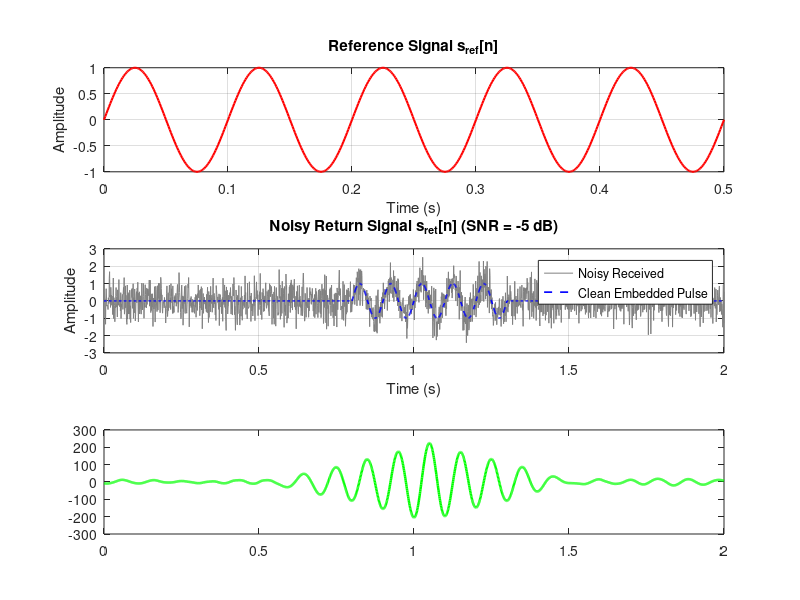

Reproduce this figure in MATLAB. (Note: this script raises an error after producing the figure.)
%% Parameters
fs = 1000;                      % Sampling frequency (1 kHz)
dt = 1/fs;

% 1. Reference Signal (0.5 s pulse)
t_ref = 0:dt:0.5;
fc_ref = 10;                    % 10 Hz tone
signal_ref = sin(2 * pi * fc_ref * t_ref);

% 2. Clean Return Signal with Delay
t_ret = 0:dt:2;                 % 2-second listening window
signal_ret_clean = zeros(size(t_ret));
delay_time = 0.8;               % Pulse arrival at 0.8 seconds
delay_idx = round(delay_time * fs) + 1;

% Insert reference signal at the delay point
signal_ret_clean(delay_idx : delay_idx + length(signal_ref) - 1) = signal_ref;

% 3. Add Noise
snr_db = -5;                    % Signal buried in noise
signal_ret_noisy = awgn(signal_ret_clean, snr_db, 'measured');

% 4. Matched Filter
h = fliplr(signal_ref);
y = conv(signal_ret_noisy, h, 'same');
output = (y);

%% Visualization
figure('Position', [100, 100, 800, 700]);

subplot(3, 1, 1);
plot(t_ref, signal_ref, 'r', 'LineWidth', 1.5);
title('Reference Signal s_{ref}[n]');
xlabel('Time (s)'); ylabel('Amplitude'); grid on;

subplot(3, 1, 2);
plot(t_ret, signal_ret_noisy, 'Color', [0.5 0.5 0.5]);
hold on;
plot(t_ret, signal_ret_clean, 'b--', 'LineWidth', 1.2);
title(sprintf('Noisy Return Signal s_{ret}[n] (SNR = %d dB)', snr_db));
xlabel('Time (s)'); ylabel('Amplitude');
legend('Noisy Received', 'Clean Embedded Pulse', 'Location', 'northeast');
grid on;

subplot(3, 1, 3);
plot(t_ret, output, 'g', 'LineWidth', 1.8);
hold on;
xline(delay_time + 0.25, 'r--', 'Expected Peak Center', 'LineWidth', 1.2);
title('Matched Filter Output |y[n]|');
xlabel('Time (s)'); ylabel('Magnitude'); grid on;

%% Ensure Output Directory Exists
if ~exist('Signal', 'dir')
    mkdir('Signal');
end

%% Export Signal 1: Reference Signal (.coe)
BITS = 16;
s1_norm = signal_ref / max(abs(signal_ref));
s1_int = round(s1_norm * (2^(BITS-1) - 1));

s1_hex = cell(length(s1_int), 1);
for i = 1:length(s1_int)
    val = s1_int(i);
    if val < 0
        val = val + 2^BITS;
    end
    s1_hex{i} = dec2hex(val, 4); % 16-bit word represented as 4 hex digits
end

fid1 = fopen(fullfile('Signal', 'Signal_ref.coe'), 'w');
fprintf(fid1, 'memory_initialization_radix=16;\n');
fprintf(fid1, 'memory_initialization_vector=\n');
for i = 1:length(s1_hex)-1
    fprintf(fid1, '%s,\n', s1_hex{i});
end
fprintf(fid1, '%s;\n', s1_hex{end});
fclose(fid1);

%% Export Signal 2: Noisy Return Signal (.coe)
s2_norm = signal_ret_noisy / max(abs(signal_ret_noisy));
s2_int = round(s2_norm * (2^(BITS-1) - 1));

s2_hex = cell(length(s2_int), 1);
for i = 1:length(s2_int)
    val = s2_int(i);
    if val < 0
        val = val + 2^BITS;
    end
    s2_hex{i} = dec2hex(val, 4); % 16-bit word represented as 4 hex digits
end

fid2 = fopen(fullfile('Signal', 'Signal_ret_noisy.coe'), 'w');
fprintf(fid2, 'memory_initialization_radix=16;\n');
fprintf(fid2, 'memory_initialization_vector=\n');
for i = 1:length(s2_hex)-1
    fprintf(fid2, '%s,\n', s2_hex{i});
end
fprintf(fid2, '%s;\n', s2_hex{end});
fclose(fid2);

%% Export Signal 3: Matched Filter Output (.coe)
BITS_OUT = 64;

s3_norm = output / max(abs(output));
s3_int = int64(round(s3_norm * double(intmax('int64'))));
s3_hex = cell(length(s3_int), 1);

for i = 1:length(s3_int)
    val_u64 = typecast(s3_int(i), 'uint64');
    s3_hex{i} = dec2hex(val_u64, 16);
end

fid3 = fopen(fullfile('Signal', 'Signal_output.coe'), 'w');
fprintf(fid3, 'memory_initialization_radix=16;\n');
fprintf(fid3, 'memory_initialization_vector=\n');
for i = 1:length(s3_hex)-1
    fprintf(fid3, '%s,\n', s3_hex{i});
end
fprintf(fid3, '%s;\n', s3_hex{end});
fclose(fid3);

disp('Export complete: Signal_ref.coe, Signal_ret_noisy.coe, and Signal_output.coe saved to /Signal folder.');

%% Export to Plain .hex Files (One 16-bit word per line)
% 1. Reference Signal (.hex)
fid_hex1 = fopen(fullfile('Signal', 'Signal_ref.hex'), 'w');
for i = 1:length(s1_hex)
    fprintf(fid_hex1, '%s\n', s1_hex{i});
end
fclose(fid_hex1);

% 2. Noisy Return Signal (.hex)
fid_hex2 = fopen(fullfile('Signal', 'Signal_ret_noisy.hex'), 'w');
for i = 1:length(s2_hex)
    fprintf(fid_hex2, '%s\n', s2_hex{i});
end
fclose(fid_hex2);

% 3. Matched Filter Output (.hex) 
fid_hex3 = fopen(fullfile('Signal', 'Signal_output.hex'), 'w');
for i = 1:length(s3_hex)
    fprintf(fid_hex3, '%s\n', s3_hex{i});
end
fclose(fid_hex3);

disp('Export complete: Signal_ref.hex, Signal_ret_noisy.hex, and Signal_output.hex saved to /Signal folder.');
